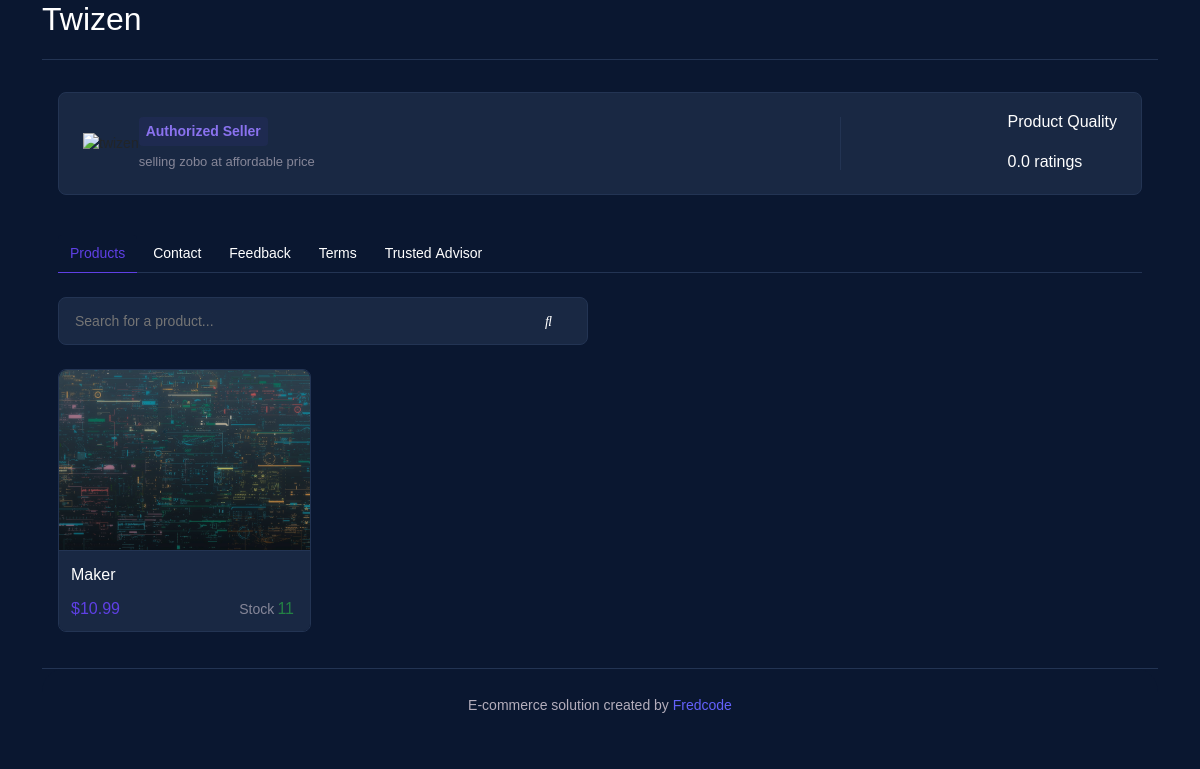
/store/twizen, run on an earlier commit of the app's database.
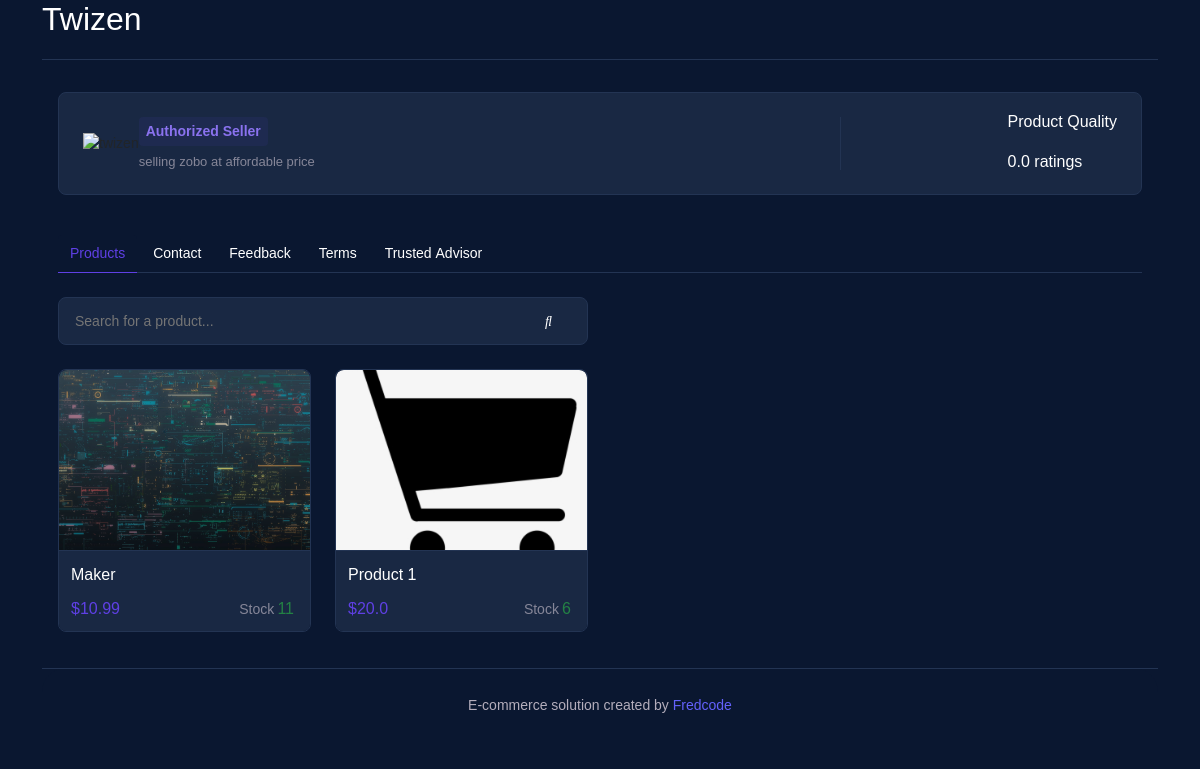
And on a later commit of the database.
### seller/models.py (models this page shows, shortened)
class Profile(models.Model):
    user = models.OneToOneField(User, on_delete=models.CASCADE, blank=True)
    name = models.CharField(max_length= 200, null=True, unique=True)
    bio = models.CharField(max_length=500, null=True)
    logo = models.ImageField(null = True, blank = True, upload_to = 'images/profiles', default = "images/profiles/profile.png")

class Product(models.Model):
    profile = models.ForeignKey(Profile, on_delete= models.CASCADE, blank=True)
    name = models.CharField(max_length=150, null=True)
    description = models.CharField(max_length=200, null=True)
    stock = models.IntegerField(default=0,null= True, blank=True)
    price = models.FloatField()
    image = models.ImageField(null = True, blank = True,upload_to = 'images/products', default="images/products/product.png")

### seller/views.py (the view)
# urls.py: path('store/<str:profile_name>', views.store, name='store'),
def store(request, profile_name):
    get_store = Profile.objects.filter(name = profile_name )
    if get_store.exists():
        get_store = get_store.first()
        products = Product.objects.filter(profile = get_store).all()
        context= {
            'store': get_store,
            'products':products
        }
        return  render(request, "store.html", context)
    else:
        messages.error(request, "The store does not exist")
        return redirect("home")

### seller/templates/store.html (shortened to what this page needs)
<!DOCTYPE html>
{% load static %}
<html lang="en">
<head>
    <link href="https://cdn.jsdelivr.net/npm/bootstrap@5.2.0/dist/css/bootstrap.min.css" rel="stylesheet">
    <link rel="stylesheet" href="{% static 'style/store/main.css'%}">
</head>
<body>
    <div class="container">
        <div class="header">
            <h2>{{store.name|title}}</h2>
        </div>
        <div class="contents">
            <div class="store">
                <div class="sellix-banner-container">
                    <div class="sellix-banner products-sold-hide">
                        <div class="sellix-banner-info">
                            <div class="sellix-banner-avatar-container">
                               <img src="" alt="{{store.name}}">
                            </div>
                            <div class="sellix-banner-description">
                                <div>
                                    <div class="sellix-banner-subscription pro">Authorized Seller</div>
                                </div>
                                <div class="sellix-banner-info-message">
                                    {{store.bio}}
                                </div>
                            </div>
                        </div>
                        <div class="sellix-banner-feedback">
                            <div>
                                <div>Product Quality</div>
                                <div class="sellix-banner-feedback-star">
                                    <span>
                                        0.0 ratings
                                    </span>
                                </div>
                            </div>
                        </div>
                    </div>
                    <div class="sellix-banner-navs">
                        <div>
                            <a class="active" href="/">Products</a>
                            <a class="" href="/contact">Contact</a>
                            <a class="" href="/feedback">Feedback</a>
                            <a class="" href="/terms">Terms</a>
                            <a class="" href="/trust">Trusted&nbsp;<span>Advisor</span></a>
                        </div>
                    </div>
                </div>
                <div class="sellix-product-list-container">
                    <div class="sellix-product-list">
                        <div class="sellix-product-list-header">
                            <label class="sellix-shop-search" for="shop-search">
                                <i class="fa-regular fa-search"></i>
                                <input id="shop-search" autocomplete="off" placeholder="Search for a product..." value="">
                            </label>
                        </div>
                        <div class="infinite-scroll-component__outerdiv">
                            <div class="infinite-scroll-component" style="height: auto; overflow: auto;">
                                <div class="sellix-product-list-body" style="position: relative;">
                                    {% for product in products%}
                                    <div class="sellix-product-list-card-container" style="width: 25%;">
                                        <div class="d-flex w-100 position-relative">
                                            <div class="sellix-card-container">
                                                <div class="sellix-card unselectable">
                                                    <div class="sellix-card-image">
                                                        <a href="{% url 'product' store.name product.id %}"><img src="{{product.image.url}}" alt=""></a>
                                                    </div>
                                                    <div class="sellix-card-info">
                                                        <div class="sellix-card-title">
                                                            {{product.name|title}}
                                                        </div>
                                                        <div class="sellix-card-description justify-content-between">
                                                            <span class="sellix-card-price">${{product.price}}</span>
                                                            <span class="sellix-card-stock">Stock<span style="font-size:1rem;margin-left:.2rem;color:#28a745">{{product.stock}}</span></span>
                                                        </div>
                                                    </div>
                                                </div>
                                            </div>
                                        </div>
                                    </div>
                                    {% endfor %}
                                </div>
                            </div>
                        </div>
                    </div>
                </div>
            </div>
        </div>
        <footer class="sellix-footer-wrapper">
            <div class="sellix-footer-copyright">
                        E-commerce solution created by
                        <a href="https://fredcodee.github.io/portfolio/" target="_blank">Fredcode</a>
                    </div>
        </footer>
    </div>
</body>
</html>

What changed in the data, as far as the page shows it:
added Product: image (picture), name "Product 1", price "20.0", stock "6"
